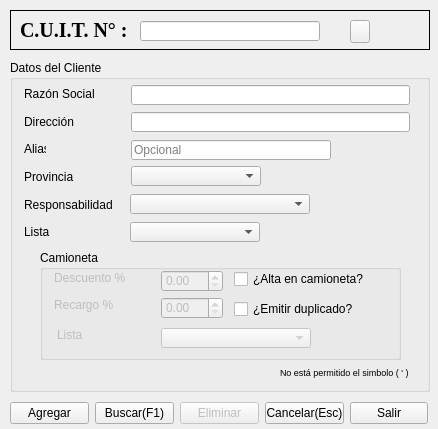
<?xml version="1.0" encoding="UTF-8"?>
<ui version="4.0">
 <class>ABMCli</class>
 <widget class="QWidget" name="ABMCli">
  <property name="geometry">
   <rect>
    <x>0</x>
    <y>0</y>
    <width>438</width>
    <height>429</height>
   </rect>
  </property>
  <property name="minimumSize">
   <size>
    <width>438</width>
    <height>429</height>
   </size>
  </property>
  <property name="maximumSize">
   <size>
    <width>438</width>
    <height>429</height>
   </size>
  </property>
  <property name="windowTitle">
   <string>ABM Clientes</string>
  </property>
  <property name="windowIcon">
   <iconset>
    <normaloff>Iconos/Icon.ico</normaloff>Iconos/Icon.ico</iconset>
  </property>
  <widget class="QGroupBox" name="groupBox">
   <property name="geometry">
    <rect>
     <x>10</x>
     <y>60</y>
     <width>420</width>
     <height>332</height>
    </rect>
   </property>
   <property name="styleSheet">
    <string notr="true"/>
   </property>
   <property name="title">
    <string>Datos del Cliente</string>
   </property>
   <property name="flat">
    <bool>false</bool>
   </property>
   <widget class="QLineEdit" name="Line_Direc">
    <property name="geometry">
     <rect>
      <x>121</x>
      <y>52</y>
      <width>279</width>
      <height>20</height>
     </rect>
    </property>
    <property name="text">
     <string/>
    </property>
    <property name="maxLength">
     <number>45</number>
    </property>
    <property name="readOnly">
     <bool>false</bool>
    </property>
   </widget>
   <widget class="QLineEdit" name="Line_RazonS">
    <property name="geometry">
     <rect>
      <x>121</x>
      <y>25</y>
      <width>279</width>
      <height>20</height>
     </rect>
    </property>
    <property name="text">
     <string/>
    </property>
    <property name="maxLength">
     <number>45</number>
    </property>
    <property name="readOnly">
     <bool>false</bool>
    </property>
   </widget>
   <widget class="QComboBox" name="Box_Prov">
    <property name="geometry">
     <rect>
      <x>121</x>
      <y>106</y>
      <width>130</width>
      <height>20</height>
     </rect>
    </property>
   </widget>
   <widget class="QComboBox" name="Box_Resp">
    <property name="geometry">
     <rect>
      <x>120</x>
      <y>134</y>
      <width>180</width>
      <height>20</height>
     </rect>
    </property>
   </widget>
   <widget class="QComboBox" name="Box_Lista">
    <property name="geometry">
     <rect>
      <x>120</x>
      <y>162</y>
      <width>130</width>
      <height>20</height>
     </rect>
    </property>
   </widget>
   <widget class="QLineEdit" name="Line_Alias">
    <property name="geometry">
     <rect>
      <x>121</x>
      <y>80</y>
      <width>200</width>
      <height>20</height>
     </rect>
    </property>
    <property name="text">
     <string/>
    </property>
    <property name="maxLength">
     <number>45</number>
    </property>
    <property name="readOnly">
     <bool>false</bool>
    </property>
    <property name="placeholderText">
     <string>Opcional</string>
    </property>
   </widget>
   <widget class="QLabel" name="L_Coment">
    <property name="geometry">
     <rect>
      <x>259</x>
      <y>229</y>
      <width>150</width>
      <height>20</height>
     </rect>
    </property>
    <property name="text">
     <string/>
    </property>
   </widget>
   <widget class="QLabel" name="label_3">
    <property name="geometry">
     <rect>
      <x>270</x>
      <y>306</y>
      <width>140</width>
      <height>13</height>
     </rect>
    </property>
    <property name="font">
     <font>
      <pointsize>7</pointsize>
     </font>
    </property>
    <property name="text">
     <string>No está permitido el simbolo ( ' )</string>
    </property>
   </widget>
   <widget class="QGroupBox" name="groupBox_2">
    <property name="geometry">
     <rect>
      <x>30</x>
      <y>190</y>
      <width>361</width>
      <height>110</height>
     </rect>
    </property>
    <property name="title">
     <string>Camioneta</string>
    </property>
    <widget class="QDoubleSpinBox" name="Line_Desc">
     <property name="enabled">
      <bool>false</bool>
     </property>
     <property name="geometry">
      <rect>
       <x>121</x>
       <y>20</y>
       <width>62</width>
       <height>22</height>
      </rect>
     </property>
     <property name="frame">
      <bool>true</bool>
     </property>
     <property name="showGroupSeparator" stdset="0">
      <bool>false</bool>
     </property>
     <property name="maximum">
      <double>100.000000000000000</double>
     </property>
    </widget>
    <widget class="QDoubleSpinBox" name="Line_Rec">
     <property name="enabled">
      <bool>false</bool>
     </property>
     <property name="geometry">
      <rect>
       <x>121</x>
       <y>47</y>
       <width>62</width>
       <height>22</height>
      </rect>
     </property>
     <property name="maximum">
      <double>100.000000000000000</double>
     </property>
    </widget>
    <widget class="QLabel" name="L_Rec">
     <property name="enabled">
      <bool>false</bool>
     </property>
     <property name="geometry">
      <rect>
       <x>14</x>
       <y>47</y>
       <width>70</width>
       <height>16</height>
      </rect>
     </property>
     <property name="text">
      <string>Recargo %</string>
     </property>
    </widget>
    <widget class="QLabel" name="L_Desc">
     <property name="enabled">
      <bool>false</bool>
     </property>
     <property name="geometry">
      <rect>
       <x>14</x>
       <y>20</y>
       <width>90</width>
       <height>16</height>
      </rect>
     </property>
     <property name="text">
      <string>Descuento %</string>
     </property>
    </widget>
    <widget class="QLabel" name="Lista_Desc">
     <property name="enabled">
      <bool>false</bool>
     </property>
     <property name="geometry">
      <rect>
       <x>17</x>
       <y>77</y>
       <width>40</width>
       <height>16</height>
      </rect>
     </property>
     <property name="text">
      <string>Lista</string>
     </property>
    </widget>
    <widget class="QComboBox" name="Box_ListaC">
     <property name="enabled">
      <bool>false</bool>
     </property>
     <property name="geometry">
      <rect>
       <x>121</x>
       <y>78</y>
       <width>150</width>
       <height>20</height>
      </rect>
     </property>
    </widget>
    <widget class="QWidget" name="layoutWidget">
     <property name="geometry">
      <rect>
       <x>194</x>
       <y>15</y>
       <width>130</width>
       <height>60</height>
      </rect>
     </property>
     <layout class="QVBoxLayout" name="verticalLayout">
      <item>
       <widget class="QCheckBox" name="Check_Cam">
        <property name="focusPolicy">
         <enum>Qt::ClickFocus</enum>
        </property>
        <property name="text">
         <string>¿Alta en camioneta?</string>
        </property>
       </widget>
      </item>
      <item>
       <widget class="QCheckBox" name="Check_Cam2">
        <property name="focusPolicy">
         <enum>Qt::ClickFocus</enum>
        </property>
        <property name="text">
         <string>¿Emitir duplicado?</string>
        </property>
       </widget>
      </item>
     </layout>
    </widget>
   </widget>
   <widget class="QLabel" name="L_Prov_4">
    <property name="geometry">
     <rect>
      <x>14</x>
      <y>81</y>
      <width>22</width>
      <height>16</height>
     </rect>
    </property>
    <property name="text">
     <string>Alias</string>
    </property>
   </widget>
   <widget class="QLabel" name="L_Prov_3">
    <property name="geometry">
     <rect>
      <x>14</x>
      <y>164</y>
      <width>40</width>
      <height>16</height>
     </rect>
    </property>
    <property name="text">
     <string>Lista</string>
    </property>
   </widget>
   <widget class="QLabel" name="L_Prov_2">
    <property name="geometry">
     <rect>
      <x>14</x>
      <y>137</y>
      <width>100</width>
      <height>16</height>
     </rect>
    </property>
    <property name="text">
     <string>Responsabilidad</string>
    </property>
   </widget>
   <widget class="QLabel" name="L_Dir">
    <property name="geometry">
     <rect>
      <x>14</x>
      <y>54</y>
      <width>60</width>
      <height>16</height>
     </rect>
    </property>
    <property name="text">
     <string>Dirección</string>
    </property>
   </widget>
   <widget class="QLabel" name="L_RazonS">
    <property name="geometry">
     <rect>
      <x>14</x>
      <y>26</y>
      <width>80</width>
      <height>16</height>
     </rect>
    </property>
    <property name="text">
     <string>Razón Social</string>
    </property>
   </widget>
   <widget class="QLabel" name="L_Prov">
    <property name="geometry">
     <rect>
      <x>14</x>
      <y>109</y>
      <width>85</width>
      <height>16</height>
     </rect>
    </property>
    <property name="text">
     <string>Provincia              </string>
    </property>
   </widget>
  </widget>
  <widget class="QFrame" name="frame">
   <property name="geometry">
    <rect>
     <x>10</x>
     <y>10</y>
     <width>420</width>
     <height>40</height>
    </rect>
   </property>
   <property name="frameShape">
    <enum>QFrame::Box</enum>
   </property>
   <property name="frameShadow">
    <enum>QFrame::Plain</enum>
   </property>
   <widget class="QLabel" name="label">
    <property name="geometry">
     <rect>
      <x>10</x>
      <y>7</y>
      <width>130</width>
      <height>27</height>
     </rect>
    </property>
    <property name="font">
     <font>
      <family>Times New Roman</family>
      <pointsize>15</pointsize>
      <weight>75</weight>
      <bold>true</bold>
     </font>
    </property>
    <property name="text">
     <string>C.U.I.T. N° :</string>
    </property>
   </widget>
   <widget class="QLineEdit" name="Line_Cuit">
    <property name="geometry">
     <rect>
      <x>130</x>
      <y>11</y>
      <width>180</width>
      <height>20</height>
     </rect>
    </property>
    <property name="text">
     <string/>
    </property>
    <property name="maxLength">
     <number>13</number>
    </property>
    <property name="readOnly">
     <bool>false</bool>
    </property>
   </widget>
   <widget class="QPushButton" name="B_Search">
    <property name="geometry">
     <rect>
      <x>340</x>
      <y>10</y>
      <width>20</width>
      <height>23</height>
     </rect>
    </property>
    <property name="text">
     <string/>
    </property>
    <property name="icon">
     <iconset>
      <normaloff>Iconos/Search.png</normaloff>Iconos/Search.png</iconset>
    </property>
    <property name="autoDefault">
     <bool>true</bool>
    </property>
    <property name="default">
     <bool>false</bool>
    </property>
   </widget>
  </widget>
  <widget class="QWidget" name="horizontalLayoutWidget">
   <property name="geometry">
    <rect>
     <x>10</x>
     <y>398</y>
     <width>418</width>
     <height>30</height>
    </rect>
   </property>
   <layout class="QHBoxLayout" name="horizontalLayout">
    <item>
     <widget class="QPushButton" name="B_Agregar">
      <property name="text">
       <string>Agregar</string>
      </property>
      <property name="autoDefault">
       <bool>true</bool>
      </property>
      <property name="default">
       <bool>false</bool>
      </property>
     </widget>
    </item>
    <item>
     <widget class="QPushButton" name="B_Buscar">
      <property name="text">
       <string>Buscar(F1)</string>
      </property>
      <property name="shortcut">
       <string>F1</string>
      </property>
      <property name="autoDefault">
       <bool>true</bool>
      </property>
      <property name="default">
       <bool>false</bool>
      </property>
     </widget>
    </item>
    <item>
     <widget class="QPushButton" name="B_Eliminar">
      <property name="enabled">
       <bool>false</bool>
      </property>
      <property name="text">
       <string>Eliminar</string>
      </property>
      <property name="autoDefault">
       <bool>true</bool>
      </property>
      <property name="default">
       <bool>false</bool>
      </property>
     </widget>
    </item>
    <item>
     <widget class="QPushButton" name="B_Canc">
      <property name="text">
       <string>Cancelar(Esc)</string>
      </property>
      <property name="shortcut">
       <string>Esc</string>
      </property>
      <property name="autoDefault">
       <bool>true</bool>
      </property>
      <property name="default">
       <bool>false</bool>
      </property>
     </widget>
    </item>
    <item>
     <widget class="QPushButton" name="B_Salir">
      <property name="text">
       <string>Salir</string>
      </property>
      <property name="autoDefault">
       <bool>true</bool>
      </property>
      <property name="default">
       <bool>false</bool>
      </property>
     </widget>
    </item>
   </layout>
  </widget>
 </widget>
 <tabstops>
  <tabstop>Line_Cuit</tabstop>
  <tabstop>Line_RazonS</tabstop>
  <tabstop>Line_Direc</tabstop>
  <tabstop>Line_Alias</tabstop>
  <tabstop>Box_Prov</tabstop>
  <tabstop>Box_Resp</tabstop>
  <tabstop>Box_Lista</tabstop>
  <tabstop>B_Agregar</tabstop>
  <tabstop>B_Buscar</tabstop>
  <tabstop>B_Eliminar</tabstop>
  <tabstop>B_Canc</tabstop>
  <tabstop>B_Salir</tabstop>
 </tabstops>
 <resources/>
 <connections>
  <connection>
   <sender>B_Agregar</sender>
   <signal>clicked()</signal>
   <receiver>ABMCli</receiver>
   <slot>AMCliente()</slot>
   <hints>
    <hint type="sourcelabel">
     <x>50</x>
     <y>340</y>
    </hint>
    <hint type="destinationlabel">
     <x>224</x>
     <y>186</y>
    </hint>
   </hints>
  </connection>
  <connection>
   <sender>B_Buscar</sender>
   <signal>clicked()</signal>
   <receiver>ABMCli</receiver>
   <slot>B_Clientes()</slot>
   <hints>
    <hint type="sourcelabel">
     <x>135</x>
     <y>340</y>
    </hint>
    <hint type="destinationlabel">
     <x>224</x>
     <y>186</y>
    </hint>
   </hints>
  </connection>
  <connection>
   <sender>B_Eliminar</sender>
   <signal>clicked()</signal>
   <receiver>ABMCli</receiver>
   <slot>ECliente()</slot>
   <hints>
    <hint type="sourcelabel">
     <x>219</x>
     <y>340</y>
    </hint>
    <hint type="destinationlabel">
     <x>224</x>
     <y>186</y>
    </hint>
   </hints>
  </connection>
  <connection>
   <sender>B_Canc</sender>
   <signal>clicked()</signal>
   <receiver>ABMCli</receiver>
   <slot>Clear()</slot>
   <hints>
    <hint type="sourcelabel">
     <x>304</x>
     <y>340</y>
    </hint>
    <hint type="destinationlabel">
     <x>224</x>
     <y>186</y>
    </hint>
   </hints>
  </connection>
  <connection>
   <sender>B_Salir</sender>
   <signal>clicked()</signal>
   <receiver>ABMCli</receiver>
   <slot>Cerrar()</slot>
   <hints>
    <hint type="sourcelabel">
     <x>389</x>
     <y>340</y>
    </hint>
    <hint type="destinationlabel">
     <x>224</x>
     <y>186</y>
    </hint>
   </hints>
  </connection>
 </connections>
 <slots>
  <slot>B_Clientes()</slot>
  <slot>AMCliente()</slot>
  <slot>ECliente()</slot>
  <slot>Clear()</slot>
  <slot>Cerrar()</slot>
  <slot>Camioneta()</slot>
  <slot>Search()</slot>
 </slots>
</ui>
